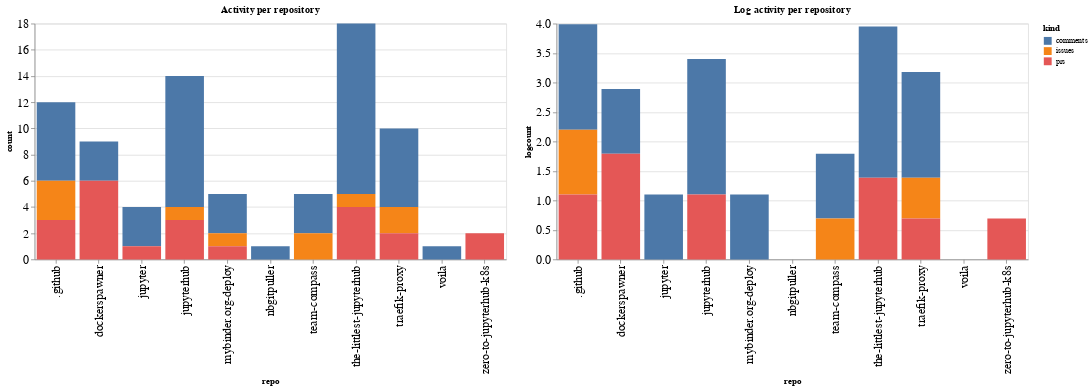

Notebook code for this chart:
### Code cell
ch1 = alt.Chart(repo_summaries, width=600, title="Activity per repository").mark_bar().encode(
    x='repo',
    y='count',
    color='kind',
    tooltip="kind"
)

ch2 = alt.Chart(repo_summaries, width=600, title="Log activity per repository").mark_bar().encode(
    x='repo',
    y='logcount',
    color='kind',
    tooltip="kind"
)

ch1 | ch2

### Figure 1 — Vega-Lite specification as saved in the notebook (floating-point values rounded to 4 significant figures)
{"config": {"axisLeft": {"labelFontSize": 15}, "axisBottom": {"labelFontSize": 15}}, "hconcat": [{"mark": "bar", "encoding": {"color": {"type": "nominal", "field": "kind"}, "tooltip": {"type": "nominal", "field": "kind"}, "x": {"type": "nominal", "field": "repo"}, "y": {"type": "quantitative", "field": "count"}}, "title": "Activity per repository", "width": 600}, {"mark": "bar", "encoding": {"color": {"type": "nominal", "field": "kind"}, "tooltip": {"type": "nominal", "field": "kind"}, "x": {"type": "nominal", "field": "repo"}, "y": {"type": "quantitative", "field": "logcount"}}, "title": "Log activity per repository", "width": 600}], "data": {"name": "data-d18998a6b703abd3f25e837ea5b0205a"}, "$schema": "https://vega.github.io/schema/vega-lite/v4.8.1.json", "datasets": {"data-d18998a6b703abd3f25e837ea5b0205a": [{"repo": ".github", "kind": "comments", "count": 6, "logcount": 1.792}, {"repo": ".github", "kind": "issues", "count": 3, "logcount": 1.099}, {"repo": ".github", "kind": "prs", "count": 3, "logcount": 1.099}, {"repo": "dockerspawner", "kind": "comments", "count": 3, "logcount": 1.099}, {"repo": "dockerspawner", "kind": "prs", "count": 6, "logcount": 1.792}, {"repo": "jupyter", "kind": "comments", "count": 3, "logcount": 1.099}, {"repo": "jupyter", "kind": "prs", "count": 1, "logcount": 0.0}, {"repo": "jupyterhub", "kind": "comments", "count": 10, "logcount": 2.303}, {"repo": "jupyterhub", "kind": "issues", "count": 1, "logcount": 0.0}, {"repo": "jupyterhub", "kind": "prs", "count": 3, "logcount": 1.099}, {"repo": "mybinder.org-deploy", "kind": "comments", "count": 3, "logcount": 1.099}, {"repo": "mybinder.org-deploy", "kind": "issues", "count": 1, "logcount": 0.0}, {"repo": "mybinder.org-deploy", "kind": "prs", "count": 1, "logcount": 0.0}, {"repo": "nbgitpuller", "kind": "comments", "count": 1, "logcount": 0.0}, {"repo": "team-compass", "kind": "comments", "count": 3, "logcount": 1.099}, {"repo": "team-compass", "kind": "issues", "count": 2, "logcount": 0.6931}, {"repo": "the-littlest-jupyterhub", "kind": "comments", "count": 13, "logcount": 2.565}, {"repo": "the-littlest-jupyterhub", "kind": "issues", "count": 1, "logcount": 0.0}, {"repo": "the-littlest-jupyterhub", "kind": "prs", "count": 4, "logcount": 1.386}, {"repo": "traefik-proxy", "kind": "comments", "count": 6, "logcount": 1.792}, {"repo": "traefik-proxy", "kind": "issues", "count": 2, "logcount": 0.6931}, {"repo": "traefik-proxy", "kind": "prs", "count": 2, "logcount": 0.6931}, {"repo": "voila", "kind": "comments", "count": 1, "logcount": 0.0}, {"repo": "zero-to-jupyterhub-k8s", "kind": "prs", "count": 2, "logcount": 0.6931}]}}
